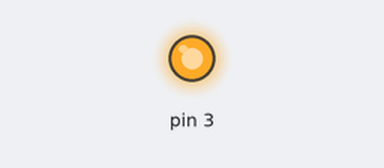
A sketch run on a simulated Arduino Uno, built with avr-gcc and run on an emulated ATmega328P. Parts: output pins drawn as LEDs (lit = HIGH).

Above: at 0.15 s.
At 3.1 s:
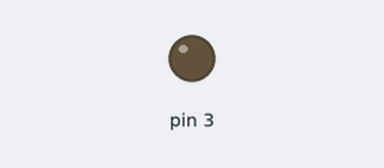
Timing chart, 0 to 5.4 s (numbered marks = the images above):
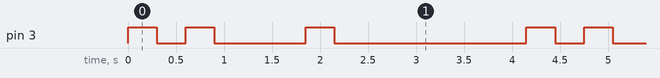

Measured:
- by itself, pin 3: repeats every 4.2 s: LOW 0.30 s, HIGH 0.30 s, LOW 0.95 s, HIGH 0.30 s, LOW 2.0 s, HIGH 0.30 s
- by itself, everything shown: repeats every 4.2 s, in 6 steps

The sketch:

estudo-gigio1.ino
```cpp
void setup() {
  // put your setup code here, to run once:

  pinMode(3,OUTPUT);
}

void loop() {
  // put your main code here, to run repeatedly:
  digitalWrite(3, HIGH);
  delay(300);
  digitalWrite(3, LOW);
  delay(300);
digitalWrite(3,HIGH);
  delay(300);
digitalWrite(3, LOW);
  delay(950);
 digitalWrite(3, HIGH);
 delay(300);
digitalWrite(3, LOW);
  delay(2000);


}
```
